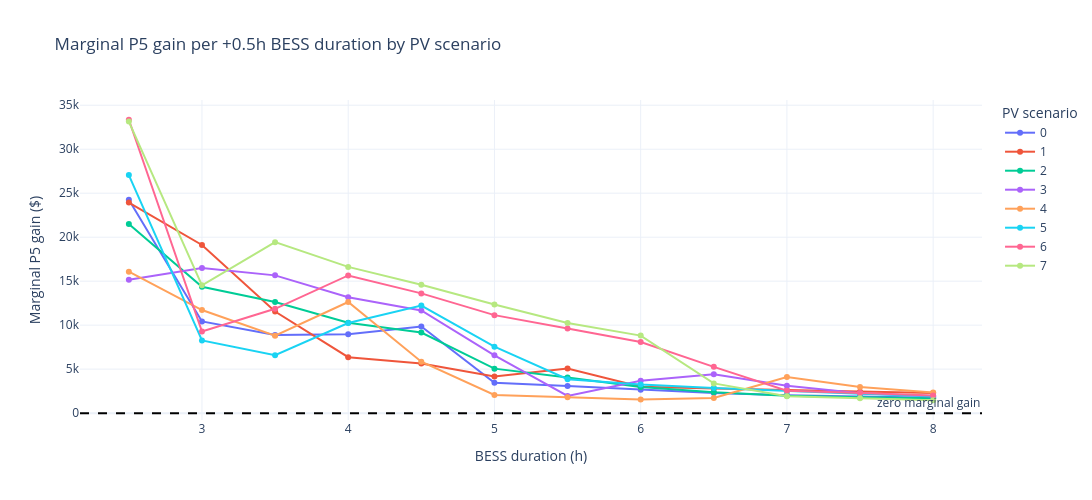

The code cell stored with this chart in its notebook:
### Code cell
import plotly.express as px

# --- 1. P5 / P50 / P95 vs BESS duration, one line per PV scenario ---
quantile_by_gen_duration = (
    optimization_output
    .groupby(['gen_scenario', 'bess_duration_h'])['sum_actual_revenue_row_total']
    .quantile([0.05, 0.5, 0.95])
    .unstack()
    .rename(columns={0.05: 'p5', 0.5: 'p50', 0.95: 'p95'})
    .reset_index()
)
quantile_by_gen_duration['gen_scenario'] = quantile_by_gen_duration['gen_scenario'].astype(str)


# --- 2. Marginal P5 gain per +0.5h of BESS duration ---
quantile_by_gen_duration_sorted = quantile_by_gen_duration.sort_values(['gen_scenario', 'bess_duration_h'])
quantile_by_gen_duration_sorted['marginal_p5'] = (
    quantile_by_gen_duration_sorted.groupby('gen_scenario')['p5'].diff()
)

fig2 = px.line(
    quantile_by_gen_duration_sorted.dropna(subset=['marginal_p5']),
    x='bess_duration_h', y='marginal_p5',
    color='gen_scenario', markers=True,
    title='Marginal P5 gain per +0.5h BESS duration by PV scenario',
    labels={'bess_duration_h': 'BESS duration (h)', 'marginal_p5': 'Marginal P5 gain ($)', 'gen_scenario': 'PV scenario'},
)
fig2.add_hline(y=0, line_dash='dash', line_color='black', annotation_text='zero marginal gain')
fig2.update_layout(template='plotly_white', width=1400, height=500, legend_title='PV scenario')
fig2.show()

### Figure 1 — Plotly figure (JSON) as saved in the notebook; plotly's stock layout.template omitted (floating-point values rounded to 4 significant figures)
{"data": [{"hovertemplate": "PV scenario=0<br>BESS duration (h)=%{x}<br>Marginal P5 gain ($)=%{y}<extra></extra>", "legendgroup": "0", "line": {"color": "#636efa", "dash": "solid"}, "marker": {"symbol": "circle"}, "mode": "lines+markers", "name": "0", "orientation": "v", "showlegend": true, "type": "scatter", "x": [2.5, 3.0, 3.5, 4.0, 4.5, 5.0, 5.5, 6.0, 6.5, 7.0, 7.5, 8.0], "xaxis": "x", "y": [24260.0, 10420.0, 8877.0, 8975.0, 9846.0, 3443.0, 3089.0, 2655.0, 2284.0, 2042.0, 1864.0, 1741.0], "yaxis": "y"}, {"hovertemplate": "PV scenario=1<br>BESS duration (h)=%{x}<br>Marginal P5 gain ($)=%{y}<extra></extra>", "legendgroup": "1", "line": {"color": "#EF553B", "dash": "solid"}, "marker": {"symbol": "circle"}, "mode": "lines+markers", "name": "1", "orientation": "v", "showlegend": true, "type": "scatter", "x": [2.5, 3.0, 3.5, 4.0, 4.5, 5.0, 5.5, 6.0, 6.5, 7.0, 7.5, 8.0], "xaxis": "x", "y": [23930.0, 19120.0, 11550.0, 6363.0, 5644.0, 4164.0, 5079.0, 3010.0, 2797.0, 2614.0, 2444.0, 2295.0], "yaxis": "y"}, {"hovertemplate": "PV scenario=2<br>BESS duration (h)=%{x}<br>Marginal P5 gain ($)=%{y}<extra></extra>", "legendgroup": "2", "line": {"color": "#00cc96", "dash": "solid"}, "marker": {"symbol": "circle"}, "mode": "lines+markers", "name": "2", "orientation": "v", "showlegend": true, "type": "scatter", "x": [2.5, 3.0, 3.5, 4.0, 4.5, 5.0, 5.5, 6.0, 6.5, 7.0, 7.5, 8.0], "xaxis": "x", "y": [21490.0, 14360.0, 12640.0, 10290.0, 9164.0, 5057.0, 4042.0, 2976.0, 2377.0, 1989.0, 1804.0, 1701.0], "yaxis": "y"}, {"hovertemplate": "PV scenario=3<br>BESS duration (h)=%{x}<br>Marginal P5 gain ($)=%{y}<extra></extra>", "legendgroup": "3", "line": {"color": "#ab63fa", "dash": "solid"}, "marker": {"symbol": "circle"}, "mode": "lines+markers", "name": "3", "orientation": "v", "showlegend": true, "type": "scatter", "x": [2.5, 3.0, 3.5, 4.0, 4.5, 5.0, 5.5, 6.0, 6.5, 7.0, 7.5, 8.0], "xaxis": "x", "y": [15150.0, 16490.0, 15660.0, 13170.0, 11680.0, 6573.0, 1957.0, 3679.0, 4429.0, 3102.0, 2272.0, 1893.0], "yaxis": "y"}, {"hovertemplate": "PV scenario=4<br>BESS duration (h)=%{x}<br>Marginal P5 gain ($)=%{y}<extra></extra>", "legendgroup": "4", "line": {"color": "#FFA15A", "dash": "solid"}, "marker": {"symbol": "circle"}, "mode": "lines+markers", "name": "4", "orientation": "v", "showlegend": true, "type": "scatter", "x": [2.5, 3.0, 3.5, 4.0, 4.5, 5.0, 5.5, 6.0, 6.5, 7.0, 7.5, 8.0], "xaxis": "x", "y": [16080.0, 11720.0, 8803.0, 12630.0, 5852.0, 2058.0, 1817.0, 1557.0, 1712.0, 4102.0, 2983.0, 2345.0], "yaxis": "y"}, {"hovertemplate": "PV scenario=5<br>BESS duration (h)=%{x}<br>Marginal P5 gain ($)=%{y}<extra></extra>", "legendgroup": "5", "line": {"color": "#19d3f3", "dash": "solid"}, "marker": {"symbol": "circle"}, "mode": "lines+markers", "name": "5", "orientation": "v", "showlegend": true, "type": "scatter", "x": [2.5, 3.0, 3.5, 4.0, 4.5, 5.0, 5.5, 6.0, 6.5, 7.0, 7.5, 8.0], "xaxis": "x", "y": [27060.0, 8261.0, 6594.0, 10240.0, 12230.0, 7548.0, 3856.0, 3264.0, 2859.0, 2502.0, 2193.0, 1948.0], "yaxis": "y"}, {"hovertemplate": "PV scenario=6<br>BESS duration (h)=%{x}<br>Marginal P5 gain ($)=%{y}<extra></extra>", "legendgroup": "6", "line": {"color": "#FF6692", "dash": "solid"}, "marker": {"symbol": "circle"}, "mode": "lines+markers", "name": "6", "orientation": "v", "showlegend": true, "type": "scatter", "x": [2.5, 3.0, 3.5, 4.0, 4.5, 5.0, 5.5, 6.0, 6.5, 7.0, 7.5, 8.0], "xaxis": "x", "y": [33350.0, 9285.0, 11860.0, 15650.0, 13610.0, 11140.0, 9609.0, 8082.0, 5263.0, 2545.0, 2292.0, 2006.0], "yaxis": "y"}, {"hovertemplate": "PV scenario=7<br>BESS duration (h)=%{x}<br>Marginal P5 gain ($)=%{y}<extra></extra>", "legendgroup": "7", "line": {"color": "#B6E880", "dash": "solid"}, "marker": {"symbol": "circle"}, "mode": "lines+markers", "name": "7", "orientation": "v", "showlegend": true, "type": "scatter", "x": [2.5, 3.0, 3.5, 4.0, 4.5, 5.0, 5.5, 6.0, 6.5, 7.0, 7.5, 8.0], "xaxis": "x", "y": [33140.0, 14530.0, 19440.0, 16620.0, 14600.0, 12350.0, 10250.0, 8814.0, 3382.0, 1910.0, 1694.0, 1465.0], "yaxis": "y"}], "layout": {"annotations": [{"showarrow": false, "text": "zero marginal gain", "x": 1, "xanchor": "right", "xref": "x domain", "y": 0, "yanchor": "bottom", "yref": "y"}], "height": 500, "legend": {"title": {"text": "PV scenario"}, "tracegroupgap": 0}, "shapes": [{"line": {"color": "black", "dash": "dash"}, "type": "line", "x0": 0, "x1": 1, "xref": "x domain", "y0": 0, "y1": 0, "yref": "y"}], "title": {"text": "Marginal P5 gain per +0.5h BESS duration by PV scenario"}, "width": 1400, "xaxis": {"anchor": "y", "domain": [0, 1], "title": {"text": "BESS duration (h)"}}, "yaxis": {"anchor": "x", "domain": [0, 1], "title": {"text": "Marginal P5 gain ($)"}}}}
